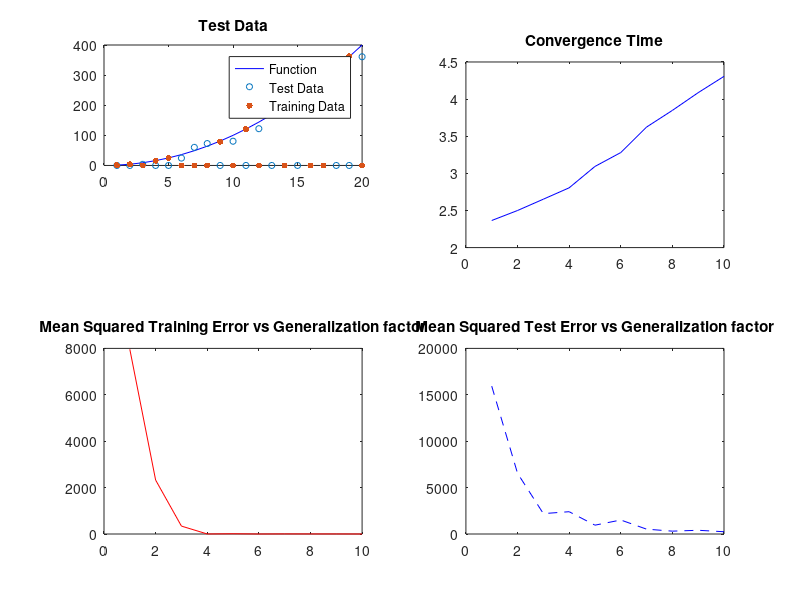

The MATLAB script that drew this image:
%ENPM 808F Continuous CMAC
% By : Yash Manian

clear all
%%
% Variables 
%Given data
Input=1:1:20;
Output = transpose(Input.^2);
GenFactor = 10;

% Data points

 TrainingData=[1;2;4;5;9;11;13;15;18;19];
 TestData = sort(setdiff(Input,TrainingData))';
 [TrainingRow,TrainingColumn]=size(TrainingData);

%CMAC variables
[OutputRow,OutputColumn] = size(Output);
W_Dimension=OutputRow+(GenFactor);
Weights=zeros(W_Dimension,1);
Output_Des=zeros(OutputRow,1);
Output_Des_test=zeros(OutputRow,1);
Error_1 = 0;
Error_2 = 0;
StopVal = 0;
Error_Test = 0;
Training_Output = zeros(OutputRow,1);
Test_Output = zeros(OutputRow,1);
Time=zeros(10,1);

% Error variables
MeanSquaredError_Test = zeros(10,1);
MeanSquaredError_Training = zeros(10,1);
%%

for GenFactor = 1:1:10
    
tic

%%
% Training Weights
for i=1:1:10000
% while(1)
    for i=1:1:TrainingRow
        Index = TrainingData(i);
        Input_Current = Input(Index);
        Training_Output(Index) = Output(Index);
        Output_Current= Output(Index);
        W_Current = Weights(Index:Index+GenFactor);
        Error_Current = (Output_Current - sum(W_Current));
        W_Value = Error_Current/GenFactor;
        
        for j=Index+1:1:Index+GenFactor-1
            Weights(j)= Weights(j) + W_Value;
        end
        Weights(Index)= W_Value/2;
        Weights(Index+GenFactor) = W_Value/2;
        Output_Des(Index)=sum(Weights(Index:Index+GenFactor));
        Error_1=(Error_1+Error_Current)/Output_Current;
    end
    if abs(Error_Current) <= 0.01
            break;
    end
end


%%
% Timing
toc
Time(GenFactor) = toc;

%%
% Running on Test Data
for k=1:1:TrainingRow
    Index_Test = TestData(k);
    IC_Test = Input(Index_Test);
    OC_Test = Output(Index_Test);
    Test_Output(Index_Test) = Output(Index_Test);
    Output_Des_test(Index_Test)=sum(Weights(Index_Test:Index_Test+GenFactor-1));
end

%%
% Error
Error_Training = Training_Output-Output_Des; % Training Error Array
Error_Test = Test_Output-Output_Des_test;  % Test Error


MeanSquaredError_Training(GenFactor) = immse(Training_Output,Output_Des); % Mean Squared Training Error 
MeanSquaredError_Test(GenFactor) = immse(Test_Output,Output_Des_test); % Mean Squared Test Error
end
%%

% Plotting Results
subplot(3,2,1)
plot(Input,Output,'-b')
title('Training Data')
hold on
scatter(Input,Output_Des_test,20)
scatter(Input,Output_Des,20,'Filled')
legend('Function','Test Data','Training Data')
title('Test Data')
hold off

% Plotting Error
subplot(2,2,3)
plot(1:1:10,MeanSquaredError_Training,'-r')
title('Mean Squared Training Error vs Generalization factor')
subplot(2,2,4)
plot(1:1:10,MeanSquaredError_Test,'--b')
title('Mean Squared Test Error vs Generalization factor')

% Plotting Convergence Time
subplot(2,2,2)
plot(1:1:10,Time,'-b')
title('Convergence Time')
